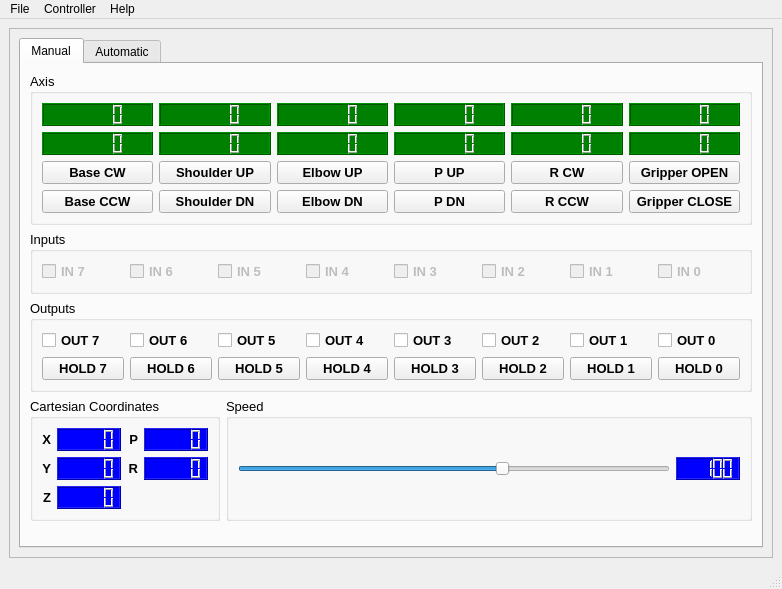
<?xml version="1.0" encoding="UTF-8"?>
<ui version="4.0">
 <class>MainWindow</class>
 <widget class="QMainWindow" name="MainWindow">
  <property name="geometry">
   <rect>
    <x>0</x>
    <y>0</y>
    <width>782</width>
    <height>589</height>
   </rect>
  </property>
  <property name="windowTitle">
   <string>Robko 01</string>
  </property>
  <widget class="QWidget" name="centralwidget">
   <layout class="QGridLayout" name="gridLayout">
    <item row="1" column="0">
     <widget class="QScrollArea" name="scrollArea">
      <property name="widgetResizable">
       <bool>true</bool>
      </property>
      <widget class="QWidget" name="scrollAreaWidgetContents">
       <property name="geometry">
        <rect>
         <x>0</x>
         <y>0</y>
         <width>762</width>
         <height>528</height>
        </rect>
       </property>
       <layout class="QGridLayout" name="gridLayout_2">
        <item row="0" column="0">
         <widget class="QTabWidget" name="tabWidget">
          <property name="currentIndex">
           <number>0</number>
          </property>
          <widget class="QWidget" name="tabManual">
           <attribute name="title">
            <string>Manual</string>
           </attribute>
           <layout class="QGridLayout" name="gridLayout_3">
            <item row="0" column="0" colspan="2">
             <widget class="QGroupBox" name="gbAxis">
              <property name="font">
               <font>
                <pointsize>10</pointsize>
               </font>
              </property>
              <property name="title">
               <string>Axis</string>
              </property>
              <layout class="QGridLayout" name="gridLayout_4">
               <item row="3" column="0">
                <widget class="QPushButton" name="btnBaseCCW">
                 <property name="font">
                  <font>
                   <pointsize>10</pointsize>
                   <weight>75</weight>
                   <bold>true</bold>
                  </font>
                 </property>
                 <property name="text">
                  <string>Base CCW</string>
                 </property>
                </widget>
               </item>
               <item row="0" column="1">
                <widget class="QLCDNumber" name="lcdP1">
                 <property name="styleSheet">
                  <string notr="true">QLCDNumber {
                                                 background-color: green; 
                                                 color: yellow;}</string>
                 </property>
                </widget>
               </item>
               <item row="0" column="5">
                <widget class="QLCDNumber" name="lcdP5">
                 <property name="styleSheet">
                  <string notr="true">QLCDNumber {
                                                 background-color: green; 
                                                 color: yellow;}</string>
                 </property>
                </widget>
               </item>
               <item row="1" column="0">
                <widget class="QLCDNumber" name="lcdV0">
                 <property name="styleSheet">
                  <string notr="true">QLCDNumber {
                                                 background-color: green; 
                                                 color: yellow;}</string>
                 </property>
                </widget>
               </item>
               <item row="0" column="3">
                <widget class="QLCDNumber" name="lcdP3">
                 <property name="styleSheet">
                  <string notr="true">QLCDNumber {
                                                 background-color: green; 
                                                 color: yellow;}</string>
                 </property>
                </widget>
               </item>
               <item row="0" column="2">
                <widget class="QLCDNumber" name="lcdP2">
                 <property name="styleSheet">
                  <string notr="true">QLCDNumber {
                                                 background-color: green; 
                                                 color: yellow;}</string>
                 </property>
                </widget>
               </item>
               <item row="0" column="4">
                <widget class="QLCDNumber" name="lcdP4">
                 <property name="styleSheet">
                  <string notr="true">QLCDNumber {
                                                 background-color: green; 
                                                 color: yellow;}</string>
                 </property>
                </widget>
               </item>
               <item row="0" column="0">
                <widget class="QLCDNumber" name="lcdP0">
                 <property name="styleSheet">
                  <string notr="true">QLCDNumber {
                                                 background-color: green; 
                                                 color: yellow;}</string>
                 </property>
                </widget>
               </item>
               <item row="2" column="5">
                <widget class="QPushButton" name="btnGripperOpen">
                 <property name="font">
                  <font>
                   <pointsize>10</pointsize>
                   <weight>75</weight>
                   <bold>true</bold>
                  </font>
                 </property>
                 <property name="text">
                  <string>Gripper OPEN</string>
                 </property>
                </widget>
               </item>
               <item row="2" column="2">
                <widget class="QPushButton" name="btnElbowUp">
                 <property name="font">
                  <font>
                   <pointsize>10</pointsize>
                   <weight>75</weight>
                   <bold>true</bold>
                  </font>
                 </property>
                 <property name="text">
                  <string>Elbow UP</string>
                 </property>
                </widget>
               </item>
               <item row="2" column="3">
                <widget class="QPushButton" name="btnPUp">
                 <property name="font">
                  <font>
                   <pointsize>10</pointsize>
                   <weight>75</weight>
                   <bold>true</bold>
                  </font>
                 </property>
                 <property name="text">
                  <string>P UP</string>
                 </property>
                </widget>
               </item>
               <item row="2" column="4">
                <widget class="QPushButton" name="btnRCW">
                 <property name="font">
                  <font>
                   <pointsize>10</pointsize>
                   <weight>75</weight>
                   <bold>true</bold>
                  </font>
                 </property>
                 <property name="text">
                  <string>R CW</string>
                 </property>
                </widget>
               </item>
               <item row="3" column="2">
                <widget class="QPushButton" name="btnElbowDown">
                 <property name="font">
                  <font>
                   <pointsize>10</pointsize>
                   <weight>75</weight>
                   <bold>true</bold>
                  </font>
                 </property>
                 <property name="text">
                  <string>Elbow DN</string>
                 </property>
                </widget>
               </item>
               <item row="3" column="5">
                <widget class="QPushButton" name="btnGripperClose">
                 <property name="font">
                  <font>
                   <pointsize>10</pointsize>
                   <weight>75</weight>
                   <bold>true</bold>
                  </font>
                 </property>
                 <property name="text">
                  <string>Gripper CLOSE</string>
                 </property>
                </widget>
               </item>
               <item row="3" column="1">
                <widget class="QPushButton" name="btnShoulderDown">
                 <property name="font">
                  <font>
                   <pointsize>10</pointsize>
                   <weight>75</weight>
                   <bold>true</bold>
                  </font>
                 </property>
                 <property name="text">
                  <string>Shoulder DN</string>
                 </property>
                </widget>
               </item>
               <item row="3" column="3">
                <widget class="QPushButton" name="btnPDown">
                 <property name="font">
                  <font>
                   <pointsize>10</pointsize>
                   <weight>75</weight>
                   <bold>true</bold>
                  </font>
                 </property>
                 <property name="text">
                  <string>P DN</string>
                 </property>
                </widget>
               </item>
               <item row="3" column="4">
                <widget class="QPushButton" name="btnRCCW">
                 <property name="font">
                  <font>
                   <pointsize>10</pointsize>
                   <weight>75</weight>
                   <bold>true</bold>
                  </font>
                 </property>
                 <property name="text">
                  <string>R CCW</string>
                 </property>
                </widget>
               </item>
               <item row="2" column="0">
                <widget class="QPushButton" name="btnBaseCW">
                 <property name="font">
                  <font>
                   <pointsize>10</pointsize>
                   <weight>75</weight>
                   <bold>true</bold>
                  </font>
                 </property>
                 <property name="text">
                  <string>Base CW</string>
                 </property>
                </widget>
               </item>
               <item row="2" column="1">
                <widget class="QPushButton" name="btnShoulderUp">
                 <property name="font">
                  <font>
                   <pointsize>10</pointsize>
                   <weight>75</weight>
                   <bold>true</bold>
                  </font>
                 </property>
                 <property name="text">
                  <string>Shoulder UP</string>
                 </property>
                </widget>
               </item>
               <item row="1" column="1">
                <widget class="QLCDNumber" name="lcdV1">
                 <property name="styleSheet">
                  <string notr="true">QLCDNumber {
                                                 background-color: green; 
                                                 color: yellow;}</string>
                 </property>
                </widget>
               </item>
               <item row="1" column="2">
                <widget class="QLCDNumber" name="lcdV2">
                 <property name="styleSheet">
                  <string notr="true">QLCDNumber {
                                                 background-color: green; 
                                                 color: yellow;}</string>
                 </property>
                </widget>
               </item>
               <item row="1" column="3">
                <widget class="QLCDNumber" name="lcdV3">
                 <property name="styleSheet">
                  <string notr="true">QLCDNumber {
                                                 background-color: green; 
                                                 color: yellow;}</string>
                 </property>
                </widget>
               </item>
               <item row="1" column="4">
                <widget class="QLCDNumber" name="lcdV4">
                 <property name="styleSheet">
                  <string notr="true">QLCDNumber {
                                                 background-color: green; 
                                                 color: yellow;}</string>
                 </property>
                </widget>
               </item>
               <item row="1" column="5">
                <widget class="QLCDNumber" name="lcdV5">
                 <property name="styleSheet">
                  <string notr="true">QLCDNumber {
                                                 background-color: green; 
                                                 color: yellow;}</string>
                 </property>
                </widget>
               </item>
              </layout>
             </widget>
            </item>
            <item row="4" column="0">
             <spacer name="verticalSpacer_4">
              <property name="orientation">
               <enum>Qt::Vertical</enum>
              </property>
              <property name="sizeHint" stdset="0">
               <size>
                <width>20</width>
                <height>40</height>
               </size>
              </property>
             </spacer>
            </item>
            <item row="3" column="1">
             <widget class="QGroupBox" name="gbSpeed">
              <property name="font">
               <font>
                <pointsize>10</pointsize>
               </font>
              </property>
              <property name="title">
               <string>Speed</string>
              </property>
              <layout class="QGridLayout" name="gridLayout_9">
               <item row="2" column="0">
                <widget class="QSlider" name="sldSpeed">
                 <property name="minimum">
                  <number>20</number>
                 </property>
                 <property name="maximum">
                  <number>150</number>
                 </property>
                 <property name="value">
                  <number>100</number>
                 </property>
                 <property name="orientation">
                  <enum>Qt::Horizontal</enum>
                 </property>
                </widget>
               </item>
               <item row="2" column="1">
                <widget class="QLCDNumber" name="lcdSpeed">
                 <property name="styleSheet">
                  <string notr="true">QLCDNumber {
                                     background-color: blue; 
                                     color: white;}</string>
                 </property>
                 <property name="intValue" stdset="0">
                  <number>100</number>
                 </property>
                </widget>
               </item>
              </layout>
             </widget>
            </item>
            <item row="3" column="0">
             <widget class="QGroupBox" name="gbCartesian">
              <property name="font">
               <font>
                <pointsize>10</pointsize>
               </font>
              </property>
              <property name="title">
               <string>Cartesian Coordinates</string>
              </property>
              <layout class="QGridLayout" name="gridLayout_10">
               <item row="0" column="1">
                <widget class="QLCDNumber" name="lcdX">
                 <property name="styleSheet">
                  <string notr="true">QLCDNumber {
                                     background-color: blue; 
                                     color: white;}</string>
                 </property>
                </widget>
               </item>
               <item row="1" column="0">
                <widget class="QLabel" name="lblY">
                 <property name="font">
                  <font>
                   <pointsize>10</pointsize>
                   <weight>75</weight>
                   <bold>true</bold>
                  </font>
                 </property>
                 <property name="layoutDirection">
                  <enum>Qt::LeftToRight</enum>
                 </property>
                 <property name="text">
                  <string>Y</string>
                 </property>
                 <property name="alignment">
                  <set>Qt::AlignRight|Qt::AlignTrailing|Qt::AlignVCenter</set>
                 </property>
                </widget>
               </item>
               <item row="2" column="1">
                <widget class="QLCDNumber" name="lcdZ">
                 <property name="styleSheet">
                  <string notr="true">QLCDNumber {
                                     background-color: blue; 
                                     color: white;}</string>
                 </property>
                </widget>
               </item>
               <item row="1" column="1">
                <widget class="QLCDNumber" name="lcdY">
                 <property name="styleSheet">
                  <string notr="true">QLCDNumber {
                                     background-color: blue; 
                                     color: white;}</string>
                 </property>
                </widget>
               </item>
               <item row="0" column="2">
                <widget class="QLabel" name="lblP">
                 <property name="font">
                  <font>
                   <pointsize>10</pointsize>
                   <weight>75</weight>
                   <bold>true</bold>
                  </font>
                 </property>
                 <property name="text">
                  <string>P</string>
                 </property>
                 <property name="alignment">
                  <set>Qt::AlignRight|Qt::AlignTrailing|Qt::AlignVCenter</set>
                 </property>
                </widget>
               </item>
               <item row="2" column="0">
                <widget class="QLabel" name="lblZ">
                 <property name="font">
                  <font>
                   <pointsize>10</pointsize>
                   <weight>75</weight>
                   <bold>true</bold>
                  </font>
                 </property>
                 <property name="text">
                  <string>Z</string>
                 </property>
                 <property name="alignment">
                  <set>Qt::AlignRight|Qt::AlignTrailing|Qt::AlignVCenter</set>
                 </property>
                </widget>
               </item>
               <item row="0" column="0">
                <widget class="QLabel" name="lblX">
                 <property name="font">
                  <font>
                   <pointsize>10</pointsize>
                   <weight>75</weight>
                   <bold>true</bold>
                  </font>
                 </property>
                 <property name="text">
                  <string>X</string>
                 </property>
                 <property name="alignment">
                  <set>Qt::AlignRight|Qt::AlignTrailing|Qt::AlignVCenter</set>
                 </property>
                </widget>
               </item>
               <item row="0" column="3">
                <widget class="QLCDNumber" name="lcdP">
                 <property name="styleSheet">
                  <string notr="true">QLCDNumber {
                                     background-color: blue; 
                                     color: white;}</string>
                 </property>
                </widget>
               </item>
               <item row="1" column="2">
                <widget class="QLabel" name="lblR">
                 <property name="font">
                  <font>
                   <pointsize>10</pointsize>
                   <weight>75</weight>
                   <bold>true</bold>
                  </font>
                 </property>
                 <property name="text">
                  <string>R</string>
                 </property>
                 <property name="alignment">
                  <set>Qt::AlignRight|Qt::AlignTrailing|Qt::AlignVCenter</set>
                 </property>
                </widget>
               </item>
               <item row="1" column="3">
                <widget class="QLCDNumber" name="lcdR">
                 <property name="styleSheet">
                  <string notr="true">QLCDNumber {
                                     background-color: blue; 
                                     color: white;}</string>
                 </property>
                </widget>
               </item>
              </layout>
             </widget>
            </item>
            <item row="1" column="0" colspan="2">
             <widget class="QGroupBox" name="gbInputs">
              <property name="enabled">
               <bool>true</bool>
              </property>
              <property name="font">
               <font>
                <pointsize>10</pointsize>
               </font>
              </property>
              <property name="title">
               <string>Inputs</string>
              </property>
              <layout class="QGridLayout" name="gridLayout_7">
               <item row="0" column="14">
                <widget class="QCheckBox" name="cbIn0">
                 <property name="enabled">
                  <bool>false</bool>
                 </property>
                 <property name="font">
                  <font>
                   <pointsize>10</pointsize>
                   <weight>75</weight>
                   <bold>true</bold>
                  </font>
                 </property>
                 <property name="text">
                  <string>IN 0</string>
                 </property>
                </widget>
               </item>
               <item row="0" column="2">
                <widget class="QCheckBox" name="cbIn6">
                 <property name="enabled">
                  <bool>false</bool>
                 </property>
                 <property name="font">
                  <font>
                   <pointsize>10</pointsize>
                   <weight>75</weight>
                   <bold>true</bold>
                  </font>
                 </property>
                 <property name="text">
                  <string>IN 6</string>
                 </property>
                </widget>
               </item>
               <item row="0" column="11">
                <widget class="QCheckBox" name="cbIn3">
                 <property name="enabled">
                  <bool>false</bool>
                 </property>
                 <property name="font">
                  <font>
                   <pointsize>10</pointsize>
                   <weight>75</weight>
                   <bold>true</bold>
                  </font>
                 </property>
                 <property name="text">
                  <string>IN 3</string>
                 </property>
                </widget>
               </item>
               <item row="0" column="1">
                <widget class="QCheckBox" name="cbIn7">
                 <property name="enabled">
                  <bool>false</bool>
                 </property>
                 <property name="font">
                  <font>
                   <pointsize>10</pointsize>
                   <weight>75</weight>
                   <bold>true</bold>
                  </font>
                 </property>
                 <property name="text">
                  <string>IN 7</string>
                 </property>
                </widget>
               </item>
               <item row="0" column="12">
                <widget class="QCheckBox" name="cbIn2">
                 <property name="enabled">
                  <bool>false</bool>
                 </property>
                 <property name="font">
                  <font>
                   <pointsize>10</pointsize>
                   <weight>75</weight>
                   <bold>true</bold>
                  </font>
                 </property>
                 <property name="text">
                  <string>IN 2</string>
                 </property>
                </widget>
               </item>
               <item row="0" column="13">
                <widget class="QCheckBox" name="cbIn1">
                 <property name="enabled">
                  <bool>false</bool>
                 </property>
                 <property name="font">
                  <font>
                   <pointsize>10</pointsize>
                   <weight>75</weight>
                   <bold>true</bold>
                  </font>
                 </property>
                 <property name="text">
                  <string>IN 1</string>
                 </property>
                </widget>
               </item>
               <item row="0" column="10">
                <widget class="QCheckBox" name="cbIn4">
                 <property name="enabled">
                  <bool>false</bool>
                 </property>
                 <property name="font">
                  <font>
                   <pointsize>10</pointsize>
                   <weight>75</weight>
                   <bold>true</bold>
                  </font>
                 </property>
                 <property name="text">
                  <string>IN 4</string>
                 </property>
                </widget>
               </item>
               <item row="0" column="9">
                <widget class="QCheckBox" name="cbIn5">
                 <property name="enabled">
                  <bool>false</bool>
                 </property>
                 <property name="font">
                  <font>
                   <pointsize>10</pointsize>
                   <weight>75</weight>
                   <bold>true</bold>
                  </font>
                 </property>
                 <property name="text">
                  <string>IN 5</string>
                 </property>
                </widget>
               </item>
              </layout>
             </widget>
            </item>
            <item row="2" column="0" colspan="2">
             <widget class="QGroupBox" name="gbOutputs">
              <property name="font">
               <font>
                <pointsize>10</pointsize>
               </font>
              </property>
              <property name="title">
               <string>Outputs</string>
              </property>
              <layout class="QGridLayout" name="gridLayout_8">
               <item row="2" column="4">
                <widget class="QPushButton" name="btnOut3">
                 <property name="font">
                  <font>
                   <pointsize>10</pointsize>
                   <weight>75</weight>
                   <bold>true</bold>
                  </font>
                 </property>
                 <property name="text">
                  <string>HOLD 3</string>
                 </property>
                </widget>
               </item>
               <item row="2" column="0">
                <widget class="QPushButton" name="btnOut7">
                 <property name="font">
                  <font>
                   <pointsize>10</pointsize>
                   <weight>75</weight>
                   <bold>true</bold>
                  </font>
                 </property>
                 <property name="text">
                  <string>HOLD 7</string>
                 </property>
                </widget>
               </item>
               <item row="2" column="1">
                <widget class="QPushButton" name="btnOut6">
                 <property name="font">
                  <font>
                   <pointsize>10</pointsize>
                   <weight>75</weight>
                   <bold>true</bold>
                  </font>
                 </property>
                 <property name="text">
                  <string>HOLD 6</string>
                 </property>
                </widget>
               </item>
               <item row="2" column="2">
                <widget class="QPushButton" name="btnOut5">
                 <property name="font">
                  <font>
                   <pointsize>10</pointsize>
                   <weight>75</weight>
                   <bold>true</bold>
                  </font>
                 </property>
                 <property name="text">
                  <string>HOLD 5</string>
                 </property>
                </widget>
               </item>
               <item row="2" column="3">
                <widget class="QPushButton" name="btnOut4">
                 <property name="font">
                  <font>
                   <pointsize>10</pointsize>
                   <weight>75</weight>
                   <bold>true</bold>
                  </font>
                 </property>
                 <property name="text">
                  <string>HOLD 4</string>
                 </property>
                </widget>
               </item>
               <item row="2" column="5">
                <widget class="QPushButton" name="btnOut2">
                 <property name="font">
                  <font>
                   <pointsize>10</pointsize>
                   <weight>75</weight>
                   <bold>true</bold>
                  </font>
                 </property>
                 <property name="text">
                  <string>HOLD 2</string>
                 </property>
                </widget>
               </item>
               <item row="2" column="6">
                <widget class="QPushButton" name="btnOut1">
                 <property name="font">
                  <font>
                   <pointsize>10</pointsize>
                   <weight>75</weight>
                   <bold>true</bold>
                  </font>
                 </property>
                 <property name="text">
                  <string>HOLD 1</string>
                 </property>
                </widget>
               </item>
               <item row="2" column="8">
                <widget class="QPushButton" name="btnOut0">
                 <property name="font">
                  <font>
                   <pointsize>10</pointsize>
                   <weight>75</weight>
                   <bold>true</bold>
                  </font>
                 </property>
                 <property name="text">
                  <string>HOLD 0</string>
                 </property>
                </widget>
               </item>
               <item row="0" column="0">
                <widget class="QCheckBox" name="cbOut7">
                 <property name="font">
                  <font>
                   <pointsize>10</pointsize>
                   <weight>75</weight>
                   <bold>true</bold>
                  </font>
                 </property>
                 <property name="text">
                  <string>OUT 7</string>
                 </property>
                </widget>
               </item>
               <item row="0" column="1">
                <widget class="QCheckBox" name="cbOut6">
                 <property name="font">
                  <font>
                   <pointsize>10</pointsize>
                   <weight>75</weight>
                   <bold>true</bold>
                  </font>
                 </property>
                 <property name="text">
                  <string>OUT 6</string>
                 </property>
                </widget>
               </item>
               <item row="0" column="2">
                <widget class="QCheckBox" name="cbOut5">
                 <property name="font">
                  <font>
                   <pointsize>10</pointsize>
                   <weight>75</weight>
                   <bold>true</bold>
                  </font>
                 </property>
                 <property name="text">
                  <string>OUT 5</string>
                 </property>
                </widget>
               </item>
               <item row="0" column="3">
                <widget class="QCheckBox" name="cbOut4">
                 <property name="font">
                  <font>
                   <pointsize>10</pointsize>
                   <weight>75</weight>
                   <bold>true</bold>
                  </font>
                 </property>
                 <property name="text">
                  <string>OUT 4</string>
                 </property>
                </widget>
               </item>
               <item row="0" column="4">
                <widget class="QCheckBox" name="cbOut3">
                 <property name="font">
                  <font>
                   <pointsize>10</pointsize>
                   <weight>75</weight>
                   <bold>true</bold>
                  </font>
                 </property>
                 <property name="text">
                  <string>OUT 3</string>
                 </property>
                </widget>
               </item>
               <item row="0" column="5">
                <widget class="QCheckBox" name="cbOut2">
                 <property name="font">
                  <font>
                   <pointsize>10</pointsize>
                   <weight>75</weight>
                   <bold>true</bold>
                  </font>
                 </property>
                 <property name="text">
                  <string>OUT 2</string>
                 </property>
                </widget>
               </item>
               <item row="0" column="6">
                <widget class="QCheckBox" name="cbOut1">
                 <property name="font">
                  <font>
                   <pointsize>10</pointsize>
                   <weight>75</weight>
                   <bold>true</bold>
                  </font>
                 </property>
                 <property name="text">
                  <string>OUT 1</string>
                 </property>
                </widget>
               </item>
               <item row="0" column="8">
                <widget class="QCheckBox" name="cbOut0">
                 <property name="font">
                  <font>
                   <pointsize>10</pointsize>
                   <weight>75</weight>
                   <bold>true</bold>
                  </font>
                 </property>
                 <property name="text">
                  <string>OUT 0</string>
                 </property>
                </widget>
               </item>
              </layout>
             </widget>
            </item>
           </layout>
          </widget>
          <widget class="QWidget" name="tabAutomatic">
           <attribute name="title">
            <string>Automatic</string>
           </attribute>
          </widget>
         </widget>
        </item>
       </layout>
      </widget>
     </widget>
    </item>
   </layout>
  </widget>
  <widget class="QMenuBar" name="menubar">
   <property name="geometry">
    <rect>
     <x>0</x>
     <y>0</y>
     <width>782</width>
     <height>21</height>
    </rect>
   </property>
   <widget class="QMenu" name="menuFile">
    <property name="title">
     <string>File</string>
    </property>
    <addaction name="actionExit"/>
   </widget>
   <widget class="QMenu" name="menuController">
    <property name="title">
     <string>Controller</string>
    </property>
    <addaction name="actionClear"/>
    <addaction name="actionReset"/>
    <addaction name="actionEnable_Keyboard_Controll"/>
    <addaction name="actionEnable_Joystick_Controll"/>
   </widget>
   <widget class="QMenu" name="menuHelp">
    <property name="title">
     <string>Help</string>
    </property>
    <addaction name="actionAbout"/>
   </widget>
   <addaction name="menuFile"/>
   <addaction name="menuController"/>
   <addaction name="menuHelp"/>
  </widget>
  <widget class="QStatusBar" name="statusbar"/>
  <action name="actionExit">
   <property name="text">
    <string>Exit</string>
   </property>
  </action>
  <action name="actionClear">
   <property name="enabled">
    <bool>true</bool>
   </property>
   <property name="text">
    <string>Clear</string>
   </property>
  </action>
  <action name="actionReset">
   <property name="text">
    <string>Reset</string>
   </property>
  </action>
  <action name="actionEnable_Keyboard_Controll">
   <property name="checkable">
    <bool>true</bool>
   </property>
   <property name="checked">
    <bool>false</bool>
   </property>
   <property name="text">
    <string>Enable Keyboard Controll</string>
   </property>
  </action>
  <action name="actionEnable_Joystick_Controll">
   <property name="checkable">
    <bool>true</bool>
   </property>
   <property name="text">
    <string>Enable Joystic Controll</string>
   </property>
  </action>
  <action name="actionAbout">
   <property name="text">
    <string>About</string>
   </property>
  </action>
 </widget>
 <resources/>
 <connections/>
</ui>
